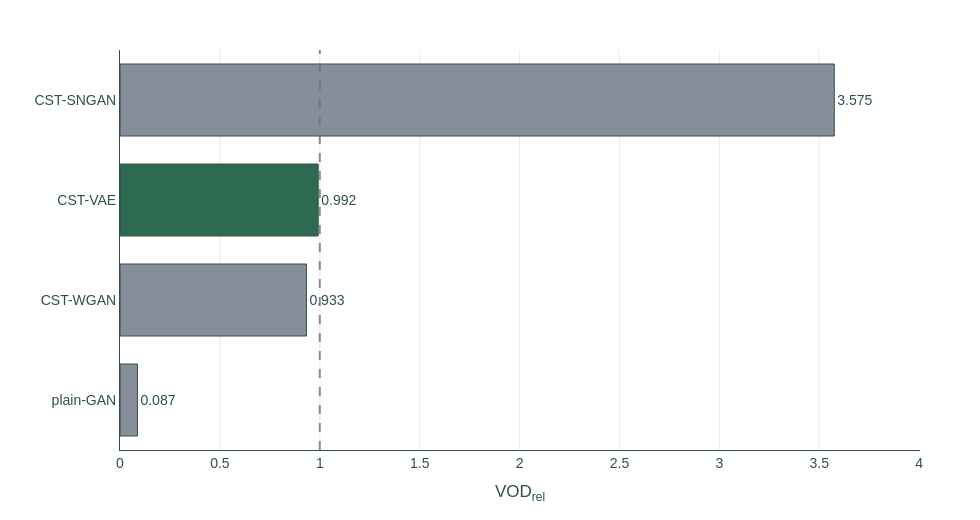

Notebook code for this chart:
### Code cell
from pathlib import Path
import importlib

import pandas as pd
import plotly.graph_objects as go
import plotly.io._kaleido as plotly_kaleido

cwd = Path.cwd()
project_root = cwd
for _ in range(6):
    if (project_root / "data").exists() and (project_root / "src").exists():
        break
    if project_root.parent == project_root:
        break
    project_root = project_root.parent

output_dir = project_root / "images"
output_dir.mkdir(parents=True, exist_ok=True)
output_path = output_dir / "vod_relative_comparison.png"

my_results = {"CST-VAE": 0.992}
papers_result = [{"plain-GAN": 0.0872}, {"CST-WGAN": 0.933}, {"CST-SNGAN": 3.575}]

records = [{"model": model, "vod_relativo": value, "source": "mine"} for model, value in my_results.items()]
for result in papers_result:
    for model, value in result.items():
        records.append({"model": model, "vod_relativo": value, "source": "paper"})

df = pd.DataFrame(records).sort_values("vod_relativo", ascending=True).reset_index(drop=True)

slate_dark = "#2F4F4F"
highlight_green = "#2D6A4F"
grid_color = "rgba(47, 79, 79, 0.10)"
reference_gray = "rgba(107, 114, 128, 0.8)"

df["color"] = df["source"].map({"mine": highlight_green, "paper": reference_gray})

fig = go.Figure(
    go.Bar(
        x=df["vod_relativo"],
        y=df["model"],
        orientation="h",
        marker=dict(
            color=df["color"],
            line=dict(color=slate_dark, width=1),
        ),
        text=df["vod_relativo"],
        texttemplate="%{text:.3f}",
        textposition="outside",
        hovertemplate=(
            "<b>%{y}</b><br>"
            "VOD relativo: %{x:.3f}<extra></extra>"
        ),
    )
)

fig.add_vline(
    x=1,
    line_dash="dash",
    line_color=reference_gray,
    line_width=2,
)

fig.update_layout(
    template="plotly_white",
    width=980,
    height=520,
    font=dict(family="Arial", size=14, color=slate_dark),
    margin=dict(l=120, r=60, t=50, b=70),
    plot_bgcolor="white",
    paper_bgcolor="white",
    showlegend=False,
    bargap=0.28,
)

fig.update_xaxes(
    title=dict(text="VOD<sub>rel</sub>"),
    showline=True,
    linewidth=1,
    linecolor=slate_dark,
    gridcolor=grid_color,
    zeroline=False,
    range=[0, df["vod_relativo"].max() * 1.12],
)

fig.update_yaxes(
    showline=True,
    linewidth=1,
    linecolor=slate_dark,
    gridcolor="rgba(0, 0, 0, 0)",
    zeroline=False,
)

importlib.reload(plotly_kaleido)
fig.write_image(output_path, width=980, height=520, scale=300 / 96)
print(f"Imagem salva em: {output_path}")

fig.show()

### Figure 1 — Plotly figure (JSON) as saved in the notebook; plotly's stock layout.template omitted (floating-point values rounded to 4 significant figures)
{"data": [{"hovertemplate": "<b>%{y}</b><br>VOD relativo: %{x:.3f}<extra></extra>", "marker": {"color": ["rgba(107, 114, 128, 0.8)", "rgba(107, 114, 128, 0.8)", "#2D6A4F", "rgba(107, 114, 128, 0.8)"], "line": {"color": "#2F4F4F", "width": 1}}, "orientation": "h", "text": [0.0872, 0.933, 0.992, 3.575], "textposition": "outside", "texttemplate": "%{text:.3f}", "type": "bar", "x": [0.0872, 0.933, 0.992, 3.575], "y": ["plain-GAN", "CST-WGAN", "CST-VAE", "CST-SNGAN"]}], "layout": {"bargap": 0.28, "font": {"color": "#2F4F4F", "family": "Arial", "size": 14}, "height": 520, "margin": {"b": 70, "l": 120, "r": 60, "t": 50}, "paper_bgcolor": "white", "plot_bgcolor": "white", "shapes": [{"line": {"color": "rgba(107, 114, 128, 0.8)", "dash": "dash", "width": 2}, "type": "line", "x0": 1, "x1": 1, "xref": "x", "y0": 0, "y1": 1, "yref": "y domain"}], "showlegend": false, "width": 980, "xaxis": {"gridcolor": "rgba(47, 79, 79, 0.10)", "linecolor": "#2F4F4F", "linewidth": 1, "range": [0, 4.004], "showline": true, "title": {"text": "VOD<sub>rel</sub>"}, "zeroline": false}, "yaxis": {"gridcolor": "rgba(0, 0, 0, 0)", "linecolor": "#2F4F4F", "linewidth": 1, "showline": true, "zeroline": false}}}
